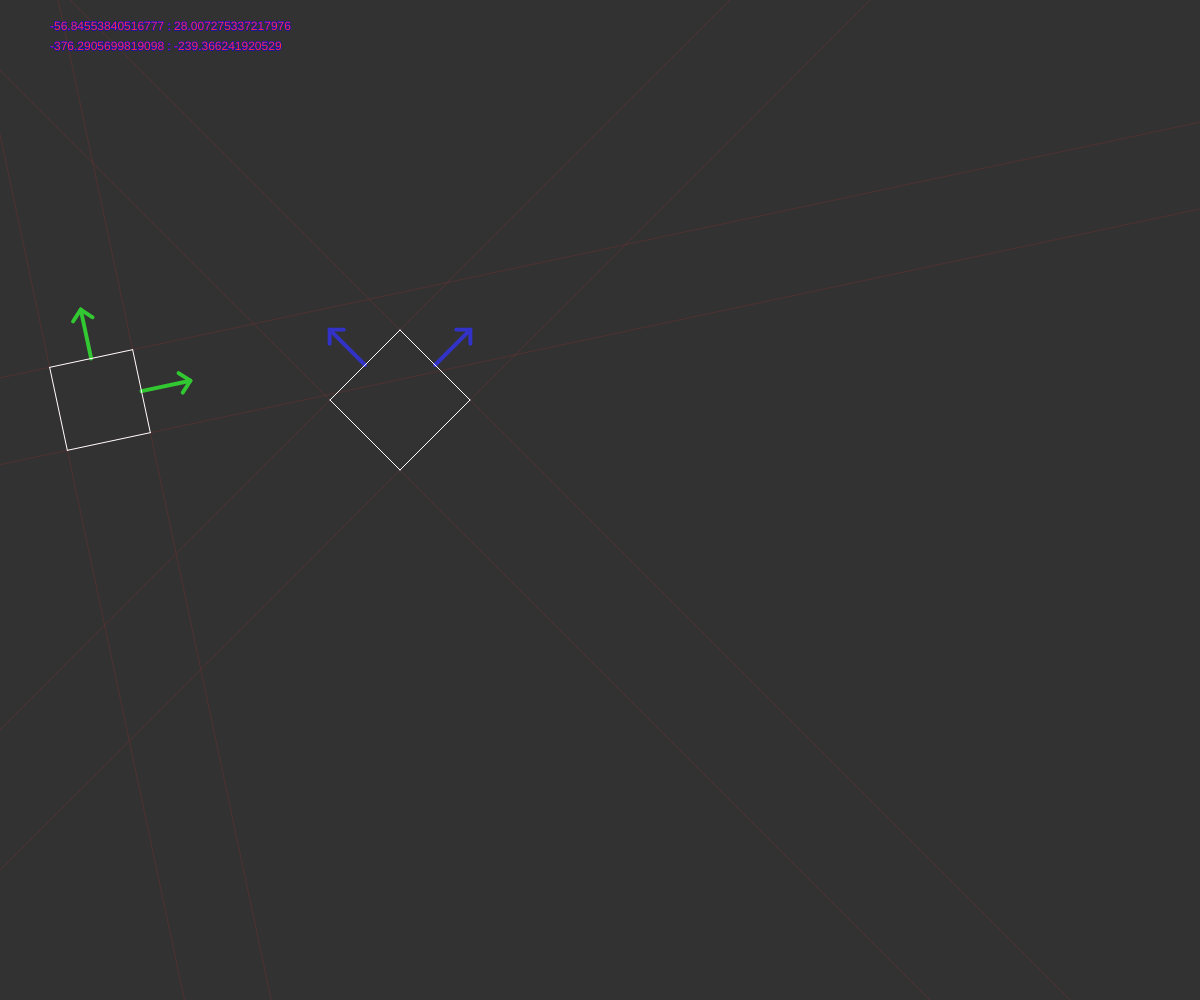
Frame 1 (no input)
Frame 60 (no input): identical to frame 1, image omitted
Frame 120 (the mouse pressed at the canvas centre since frame 60): identical to frame 1, image omitted

The p5.js sketch that drew this single still picture (run headless with seeded random() and noise() and a simulated clock; from frame 60 on, the mouse is pressed at the canvas centre):

// p5.js sketch
// ── sketch.js
var canvas;
function windowResized() { resizeCanvas(windowWidth, windowHeight); }
function setup() {
    canvas = createCanvas(windowWidth, windowHeight);
    canvas.position(0, 0);
    canvas.style('z-index', '-1')

    c1 = new Square(100, 400, 60, 0.21);
    c2 = new Square(400, 400, 70, PI * 0.25);
}

var timeStep = 0;
var c1, c2;

var target, offset;

function draw() {
    background(50);

    const delta = deltaTime / 1000;
    timeStep += delta;

    //if (c1.pos.y < 800) c1.pos.y += delta * 40;
    //if (c2.pos.y < 800) c2.pos.y += delta * 40;

    stroke(200);
    if (mouseIsPressed) {
        const mpos = new Vec2(mouseX, mouseY);
        if (target == undefined) {
            const c1m = c1.pos.subtract(mpos).magnitude() / c1.size;
            const c2m = c2.pos.subtract(mpos).magnitude() / c2.size;

            if (c1m <= 1 && c1m < c2m) {
                target = c1;
                offset = c1.pos.subtract(mpos);
            } else if (c2m <= 1 && c2m < c1m) {
                target = c2;
                offset = c2.pos.subtract(mpos);
            }
        }
        if (target != undefined) {
            target.pos = mpos.add(offset);
        }
    } else if (target != undefined) {
        target = undefined;
    }


    if (c1.checkCollision(c2)) {
        stroke(50, 255, 50);
        const res = c1.pos.subtract(c2.pos).normal().multiply(1);
        c1.pos = c1.pos.add(res);
        c2.pos = c2.pos.subtract(res);
    } else {
        stroke(255);
    }
    c1.draw();
    c2.draw();
}

function drawArrow(from, to) {

    const dir = to.subtract(from);
    const mag = dir.magnitude();
    const normal = dir.normal();
    const right = normal.cross();


    const arrowSize = 0.2;
    const arrowRight = right.multiply(mag * arrowSize).subtract(dir.multiply(arrowSize));
    const arrowLeft = right.multiply(mag * -arrowSize).subtract(dir.multiply(arrowSize));

    const thickness = Math.log(mag);

    strokeWeight(thickness);
    line(from.x, from.y, to.x, to.y);
    line(to.x, to.y, to.x + arrowRight.x, to.y + arrowRight.y);
    line(to.x, to.y, to.x + arrowLeft.x, to.y + arrowLeft.y);
    strokeWeight(1);
}

function drawAxis(normal, offset) {
    const plane = normal.cross();

    const x0 = offset.x / plane.x;
    const x1 = (offset.x - windowWidth) / plane.x;

    const y0 = offset.y / plane.y;
    const y1 = (offset.y - windowHeight) / plane.y;

    const v0 = offset.add(plane.multiply(-x0));
    const v1 = offset.add(plane.multiply(-x1));
    const v2 = offset.add(plane.multiply(-y0));
    const v3 = offset.add(plane.multiply(-y1));

    const p0 = v0.y >= 0 ? v0 : v1;
    const p1 = v2.x >= 0 ? v2 : v3;

    strokeWeight(0.5);
    line(p0.x, p0.y, p1.x, p1.y);
    strokeWeight(1);
}

class Square {
    constructor(x, y, s, r = 0) {
        this.pos = new Vec2(x, y);
        this.size = s;
        this.r = r;
    }

    checkCollision(other) {
        const mp = this.getPoints();
        const op = other.getPoints();

        stroke(50, 200, 50);
        const me0 = mp[1].subtract(mp[0]).normal().cross();
        const me1 = mp[2].subtract(mp[1]).normal().cross();
        const me01 = mp[0].add(mp[1]).divide(2);
        const me12 = mp[1].add(mp[2]).divide(2);
        drawArrow(me01, me01.add(me0.inverse().multiply(50)));
        drawArrow(me12, me12.add(me1.inverse().multiply(50)));

        stroke(50, 50, 200);
        const oe0 = op[1].subtract(op[0]).normal().cross();
        const oe1 = op[2].subtract(op[1]).normal().cross();
        const oe01 = op[0].add(op[1]).divide(2);
        const oe12 = op[1].add(op[2]).divide(2);
        drawArrow(oe01, oe01.add(oe0.inverse().multiply(50)));
        drawArrow(oe12, oe12.add(oe1.inverse().multiply(50)));

        stroke(200, 50, 50, 100);
        drawAxis(oe0.cross(), op[0]);
        drawAxis(oe1.cross(), op[1]);
        drawAxis(oe0.cross(), op[2]);
        drawAxis(oe1.cross(), op[3]);
        stroke(200, 50, 50, 100);
        drawAxis(me0.cross(), mp[0]);
        drawAxis(me1.cross(), mp[1]);
        drawAxis(me0.cross(), mp[2]);
        drawAxis(me1.cross(), mp[3]);

        noStroke();
        stroke(0, 0, 255);
        let textOffset = 10;

        const checks = [me0, me1, oe0, oe1];
        for (let i = 0; i < checks.length; i++) {
            const check1 = c1.getMinMax(checks[i]);
            const check2 = c2.getMinMax(checks[i]);

            fill(255);
            let isSeparated = check1.maxDot < check2.minDot || check2.maxDot < check1.minDot;
            if (isSeparated) { fill(255, 50, 50); }
            text(check1.minDot.toString() + " : " + check1.maxDot.toString(), 50, textOffset += 20);
            text(check2.minDot.toString() + " : " + check2.maxDot.toString(), 50, textOffset += 20);

            if (isSeparated)
                return false;
        }
        return true;
    }

    getMinMax(axis) {
        const points = this.getPoints();

        let minDot = points[0].dot(axis);
        let maxDot = points[0].dot(axis);
        for (let i = 1; i < points.length; i++) {
            let dotVal = points[i].dot(axis);

            minDot = Math.min(minDot, dotVal);
            maxDot = Math.max(maxDot, dotVal);
        }

        return {
            minDot: minDot,
            maxDot: maxDot
        };
    }

    getPoints() {
        const
            r0 = this.r + Math.PI * 0.25,
            r1 = this.r + Math.PI * 0.75,
            r2 = this.r + Math.PI * 1.25,
            r3 = this.r + Math.PI * 1.75;

        // This.size is not interpreted correctly here lol
        return [
            new Vec2(this.pos.x + (Math.sin(r0) * this.size), this.pos.y + (Math.cos(r0) * this.size)),
            new Vec2(this.pos.x + (Math.sin(r1) * this.size), this.pos.y + (Math.cos(r1) * this.size)),
            new Vec2(this.pos.x + (Math.sin(r2) * this.size), this.pos.y + (Math.cos(r2) * this.size)),
            new Vec2(this.pos.x + (Math.sin(r3) * this.size), this.pos.y + (Math.cos(r3) * this.size))
        ];
    }

    draw() {
        const p = this.getPoints();
        line(p[0].x, p[0].y, p[1].x, p[1].y);
        line(p[2].x, p[2].y, p[1].x, p[1].y);
        line(p[2].x, p[2].y, p[3].x, p[3].y);
        line(p[0].x, p[0].y, p[3].x, p[3].y);
    }
}

class Vec2 {
    constructor(x, y) {
        this.x = x;
        this.y = y;
    }

    add(v) {
        return new Vec2(this.x + v.x, this.y + v.y);
    }
    subtract(v) {
        return new Vec2(this.x - v.x, this.y - v.y);
    }
    multiply(v) {
        if (typeof v == 'Vec2') {
            return new Vec2(this.x * v.x, this.y * v.y);
        }
        return new Vec2(this.x * v, this.y * v);
    }
    divide(v) {
        if (typeof v == 'Vec2') {
            return new Vec2(this.x / v.x, this.y / v.y);
        }
        return new Vec2(this.x / v, this.y / v);
    }

    dot(v) {
        return (this.x * v.x) + (this.y * v.y);
    }

    cross() {
        return new Vec2(this.y, -this.x);
    }

    sqrMagnitude() {
        return this.dot(this);
    }

    magnitude() {
        return Math.sqrt(this.sqrMagnitude());
    }

    normal() {
        const len = this.magnitude();
        return this.divide(len);
    }

    inverse() {
        return new Vec2(-this.x, -this.y);
    }

}
